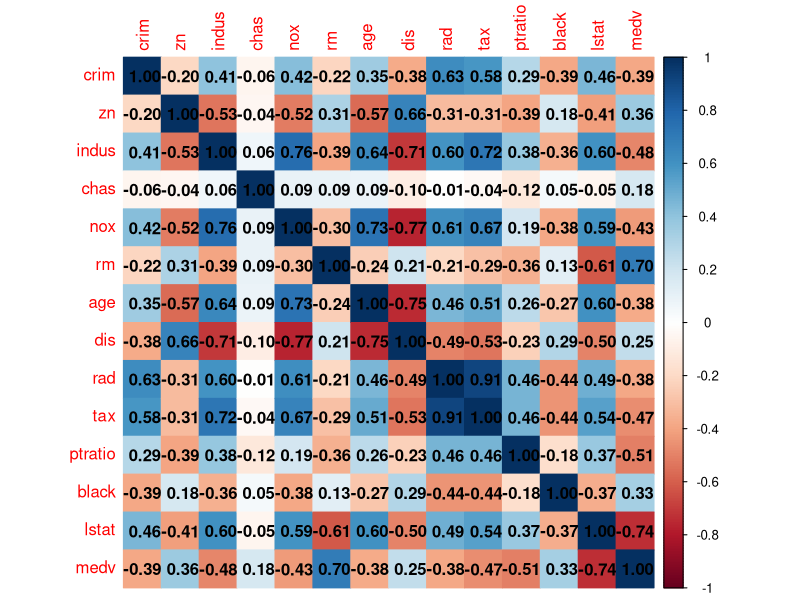
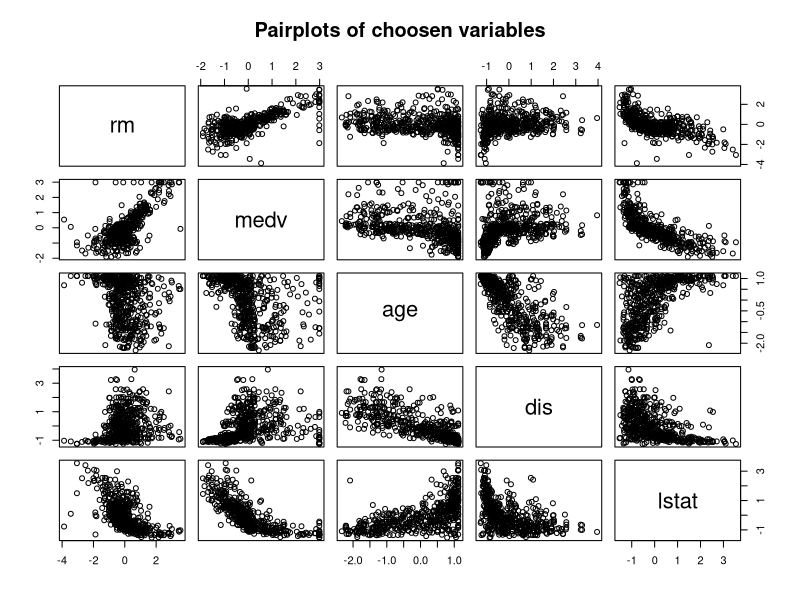
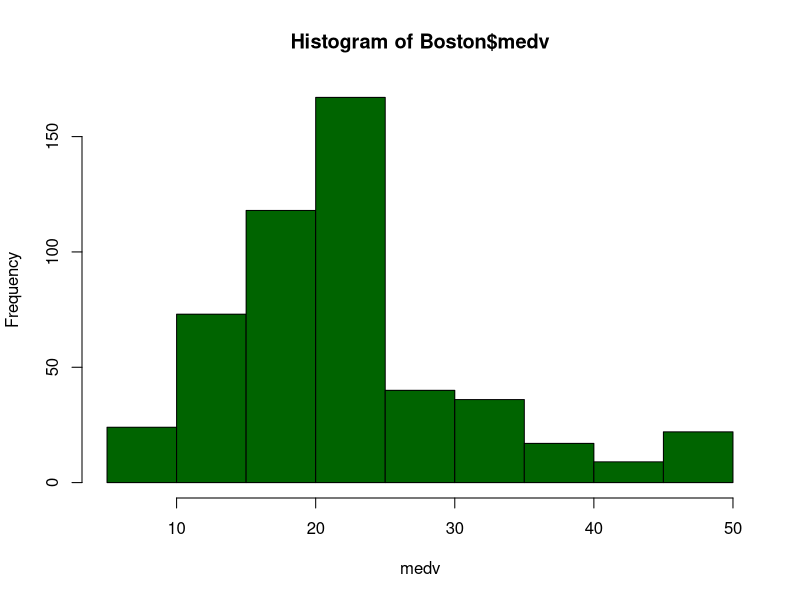

Write R code to recreate these figures, in order. (Note: this script raises an error after producing the figures.)
# Load the Boston dataset
data("Boston", package = "MASS")

library(scales)
?Boston
head(Boston)
summary(Boston)


##############################################################
# Standardize the dataset
boston_standardized <- as.data.frame(scale(Boston))
summary(boston_standardized)

# Calculate the correlation matrix
cor_matrix <- cor(boston_standardized)

# Plot the correlation matrix
library(corrplot)
corrplot(cor_matrix, method = "color", addCoef.col = "black")

# Pairplots for selected variables
selected_vars <- c("rm", "medv", "age", "dis", "lstat")
pairs(boston_standardized[, selected_vars], main = "Pairplots of choosen variables")

# medv distribution
hist(Boston$medv, xlab = "medv", ylab = "Frequency", col = "Dark green")

# 3D scatter plot for medv, lstat and rm
scatterplot3d(boston_standardized$medv, 
              boston_standardized$lstat, 
              boston_standardized$rm,
              main = "3D Scatterplot of medv, lstat, and rm",
              xlab = "medv", 
              ylab = "lstat", 
              zlab = "rm",
              angle = 145,         # Rotate the plot
              pch = 16,           # Change point type to filled circles
              type = "h",         # Draw vertical lines from points to the xy-plane
              highlight.3d = TRUE, # Highlight points in 3D
)

##############################################################

# Models implementation:
library(caret)
set.seed(123)
# Create a training index based on 80 % of the data using only the target variable (medv)
TrainingIndex <- createDataPartition(boston_standardized$medv, p = 0.8, list = FALSE)

# Split the boston_standardized dataset into the training set (80 %) and the testing set (20 %)
TrainingSet <- boston_standardized[TrainingIndex, ]  # 80 % of data for training
TestingSet <- boston_standardized[-TrainingIndex, ]  # Remaining 20 % of data for testing

# Linear regression model

Model_linr <- train(medv ~., data = TrainingSet,
                    method = "lm",
                    trControl = trainControl(method = "none"),
                    tuneGrid = expand.grid(intercept = FALSE)
                    )

Model_linr.cv <- train(medv ~., data = TrainingSet,
                       method = "lm",
                       trControl = trainControl(method = "cv", number = 10), # 10-fold cross-validation
                       tuneGrid = expand.grid(intercept = FALSE)
                       )

# Applying the model:

Model.training <- predict(Model_linr, TrainingSet)
Model.testing <- predict(Model_linr, TestingSet)
Model.training.cv <- predict(Model_linr.cv, TrainingSet)

# RMSE and R2 perfomances:

RMSE_perfomance_train <- RMSE(Model.training, TrainingSet$medv)
R_square_train <- cor(Model.training, TrainingSet$medv)^2

RMSE_perfomance_test <- RMSE(Model.testing, TestingSet$medv)
R_square_test <- cor(Model.testing, TestingSet$medv)^2

# Test and split data perfomances
print(RMSE_perfomance_train)
print(RMSE_perfomance_test)
print(R_square_train)
print(R_square_test)

# CV perfomances
RMSE_perfomance_train_cv <- RMSE(Model.training.cv, TrainingSet$medv)
R_square_train_cv <- cor(Model.training.cv, TrainingSet$medv)^2


print(RMSE_perfomance_train_cv)
print(R_square_train_cv)

# Principal Component Regression:

# Load necessary libraries
set.seed(123)
library(pls)

# PCR model without cross-validation
Model_pcr <- pcr(medv ~ ., data = TrainingSet, validation = "none")

# PCR model with cross-validation
Model_pcr.cv <- pcr(medv ~ ., data = TrainingSet, validation = "CV", segments = 10)

# Checking optimal number of ncomp
summary(Model_pcr.cv)

# Applying the model
Model.pcr.training <- predict(Model_pcr, TrainingSet, ncomp = 5) # Adjust ncomp as needed
Model.pcr.testing <- predict(Model_pcr, TestingSet, ncomp = 5) # Adjust ncomp as needed
Model.pcr.training.cv <- predict(Model_pcr.cv, TrainingSet, ncomp = 5) # Adjust ncomp as needed

# Convert predictions to a numeric vector
Model.pcr.training <- as.numeric(Model.pcr.training)
Model.pcr.testing <- as.numeric(Model.pcr.testing)
Model.pcr.training.cv <- as.numeric(Model.pcr.training.cv)

# RMSE and R2 performances for PCR without CV
RMSE_pcr_training <- RMSE(Model.pcr.training, TrainingSet$medv)
R2_pcr_training <- cor(Model.pcr.training, TrainingSet$medv)^2
RMSE_pcr_testing <- RMSE(Model.pcr.testing, TestingSet$medv)
R2_pcr_testing <- cor(Model.pcr.testing, TestingSet$medv)^2

print(RMSE_pcr_training)
print(R2_pcr_training)
print(RMSE_pcr_testing)
print(R2_pcr_testing)

# RMSE and R2 performances for PCR with CV
RMSE_pcr_training_cv <- RMSE(Model.pcr.training.cv, TrainingSet$medv)
R2_pcr_training_cv <- cor(Model.pcr.training.cv, TrainingSet$medv)^2

print(RMSE_pcr_training_cv)
print(R2_pcr_training_cv)
